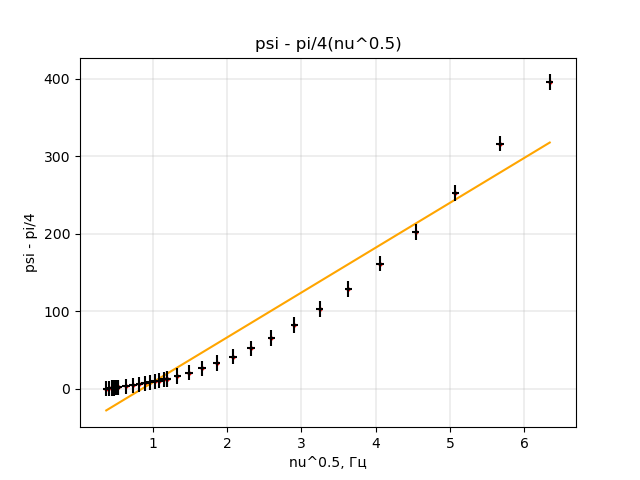

Python code for this plot:
import numpy as np
import matplotlib.pyplot as plt
import math

T = [2.6, 2.2, 2, 1.8, 1.6, 1.5, 1.4, 1.1, 0.9, 0.7, 0.6, 0.52, 0.48, 0.42, 0.38, 0.36, 0.36, 0.28, 0.24, 0.2, 0.165, 0.136, 0.115, 0.09, 0.076, 0.064, 0.056, 0.048, 0.044, 0.036, 0.033, 0.007]
nu = np.array([140, 170, 200, 230, 260, 280, 290, 410, 540, 670, 800, 930, 1060, 1180, 1320, 1415, 1415, 1769, 2211, 2764, 3455, 4318, 5398, 6747, 8434, 10542, 13178, 16473, 20590, 25739, 32173, 40217]) * 10**(-3)

psi = (np.array(T)*10**(-3) + 3.14/2) * 3.14 * 2 * np.array(nu)

y = psi - 3.14/4
x = np.array(nu)**0.5

fig, ax = plt.subplots()
t = np.polyfit(y, nu, 1)
f = np.poly1d(t)
print('k = ', f)

sigma = t[0]**2/(3.14 * ((45/2)*10**(-3))**2)
print('sigma = ', sigma)

plt.plot(x, np.polyval(np.polyfit(x, y, 1), x), color='orange')
ax.scatter(x, y, s=4, c='red', marker='o', zorder = 1)
plt.errorbar(x, y, xerr=0.05, yerr=10, linestyle='none', color='black')
plt.ylabel('psi - pi/4')
plt.xlabel('nu^0.5, Гц')
plt.title('psi - pi/4(nu^0.5)')
plt.grid(linewidth = 0.3)
plt.savefig('график частотной зависимости фазового сдвига.png')
plt.show()
